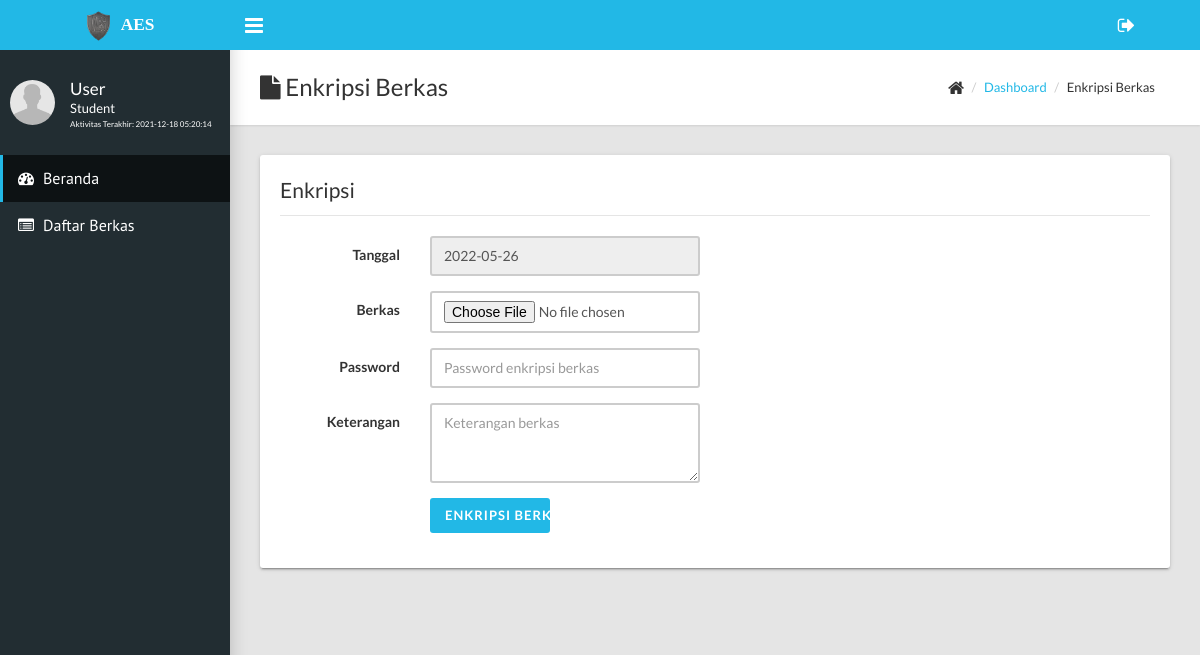
The app's page /dashboard/encrypt.php (signed in) with its own data.
### tables this page shows
CREATE TABLE `users` (
  `username` varchar(15) NOT NULL,
  `password` varchar(100) DEFAULT NULL,
  `fullname` varchar(50) DEFAULT NULL,
  `job_title` varchar(50) DEFAULT NULL,
  `join_date` timestamp NULL DEFAULT NULL,
  `last_activity` timestamp NULL DEFAULT NULL,
  `status` enum('1','2') DEFAULT NULL
);

### dashboard/encrypt.php (the view, shortened to what this page needs)
<?php
include('../config.php');
?>
<!DOCTYPE html>
<html>
<?php
$user = $_SESSION['username'];
$query = mysqli_query($koneksi,"SELECT fullname,job_title,last_activity FROM users WHERE username='$user'");
$data = mysqli_fetch_array($query);
?>
  <head>
    <link rel="stylesheet" type="text/css" href="../assets/css/style.css">
  </head>
  <body class="sidebar-mini fixed">
    <?php include('navmenu.php'); ?>
      <div class="content-wrapper">
        <div class="page-title">
          <div>
            <h1><i class="fa fa-file"></i> Enkripsi Berkas</h1>
          </div>
          <div>
            <ul class="breadcrumb">
              <li><i class="fa fa-home fa-lg"></i></li>
              <li><a href="index.php">Dashboard</a></li>
              <li>Enkripsi Berkas</li>
            </ul>
          </div>
        </div>
        <div class="row">
          <div class="col-md-12">
            <div class="card">
              <div class="card-body">
                <form class="form-horizontal" method="post" action="encrypt-process.php" enctype="multipart/form-data">
                      <fieldset>
                        <legend>Enkripsi</legend>
                        <div class="form-group">
                          <label class="col-lg-2 control-label" for="inputPassword">Tanggal</label>
                          <div class="col-lg-4">
                            <input class="form-control" id="inputTgl" type="text" placeholder="Tanggal" name="datenow" value="<?php echo date("Y-m-d");?>" readonly>
                          </div>
                        </div>
                        <div class="form-group">
                          <label class="col-lg-2 control-label" for="inputFile">Berkas</label>
                          <div class="col-lg-4">
                            <input class="form-control" id="inputFile" placeholder="Input File" type="file" name="file" required>
                          </div>
                        </div>
                        <div class="form-group">
                          <label class="col-lg-2 control-label" for="inputPassword">Password</label>
                          <div class="col-lg-4">
                            <input class="form-control" id="inputPassword" type="password" placeholder="Password enkripsi berkas" name="pwdfile" required>
                          </div>
                        </div>
                        <div class="form-group">
                          <label class="col-lg-2 control-label" for="textArea">Keterangan</label>
                          <div class="col-lg-4">
                            <textarea class="form-control" id="textArea" rows="3" name="desc" placeholder="Keterangan berkas"></textarea>
                          </div>
                        </div>
                        <div class="form-group">
                          <label class="col-lg-2 control-label" for="textArea"></label>
                          <div class="col-lg-2">
                            <input type="submit" name="encrypt_now" value="Enkripsi Berkas" class="form-control btn btn-primary">
                          </div>
                        </div>
                      </fieldset>
                    </form>
              </div>
            </div>
          </div>
        </div>
      </div>
    </div>
  </body>
</html>

### dashboard/navmenu.php (shortened to what this page needs)
<div class="wrapper">
      <header class="main-header hidden-print"><a class="logo" href="" rel="noopener noreferrer" style="font-size:13pt;"><img src="../assets/images/aes.png" width="45px" alt="" srcset=""><strong>AES</strong></a>
        <nav class="navbar navbar-static-top">
          <a class="sidebar-toggle" href="#" data-toggle="offcanvas"></a>
          <div class="navbar-custom-menu">
            <ul class="top-nav">
              <li class="dropdown"><a class="dropdown-toggle" href="#" data-toggle="dropdown" role="button" aria-haspopup="true" aria-expanded="false"><i class="fa fa-sign-out fa-lg"></i></a>
              </li>
            </ul>
          </div>
        </nav>
      </header>
      <aside class="main-sidebar hidden-print">
        <section class="sidebar">
          <div class="user-panel">
            <div class="pull-left image"><img class="img-circle" src="../assets/images/user.png" alt="User Image"></div>
            <div class="pull-left info">
              <p style="margin-top:-5px;"><?php echo $data['fullname']; ?></p>
              <p class="designation"><?php echo $data['job_title']; ?></p>
              <p class="designation" style="font-size:6pt;">Aktivitas Terakhir: <?php echo $data['last_activity'] ?></p>
            </div>
          </div>
          <ul class="sidebar-menu">
            <li class="active"><a href="index.php"><i class="fa fa-dashboard"></i><span>Beranda</span></a></li>
            <li><a href="history.php"><i class="fa fa-list-alt"></i><span>Daftar Berkas</span></a></li>
          </ul>
        </section>
      </aside>

### records on screen
users: fullname "User", job_title "Student", last_activity "2021-12-18 05:20:14"
